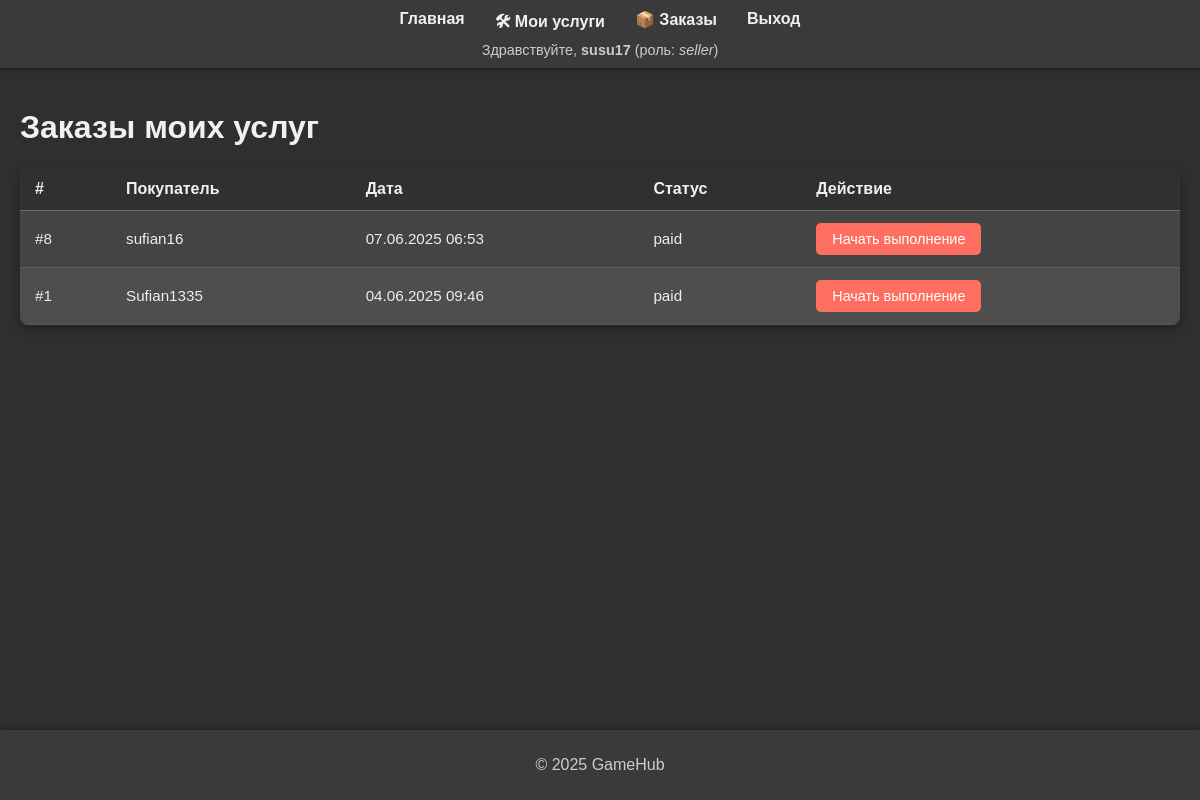
Screenshot of /seller-orders (signed in) with the database file from the repository.
### app.py (models this page shows, shortened)
class Order(db.Model):
    __tablename__ = 'orders'
    id         = db.Column(db.Integer, primary_key=True)
    buyer_id   = db.Column(db.Integer, db.ForeignKey('users.id'), nullable=False)
    items      = db.Column(db.Text, nullable=False)  # JSON-строка [{id,title,price,quantity}, …]
    status     = db.Column(db.String(20), nullable=False, default='pending')
    created_at = db.Column(db.DateTime, server_default=func.now())
    buyer = db.relationship('User', backref='orders')

class User(db.Model):
    __tablename__ = 'users'
    id            = db.Column(db.Integer, primary_key=True)
    username      = db.Column(db.String(100), nullable=False, unique=True)
    password_hash = db.Column(db.String(200), nullable=False)
    role          = db.Column(db.String(20), default='customer')

### app.py (the view)
@app.route('/seller-orders')
def seller_orders():
    if 'user_id' not in session or session.get('role') != 'seller':
        return redirect(url_for('login'))
    all_orders = Order.query.filter(Order.status != 'pending').order_by(Order.created_at.desc()).all()
    seller_id = session['user_id']
    seller_orders = []
    for order in all_orders:
        items = json.loads(order.items)
        for it in items:
            svc = Service.query.get(it.get('id'))
            if svc and svc.user_id == seller_id:
                seller_orders.append(order)
                break
    return render_template('seller_orders.html', orders=seller_orders)

### templates/seller_orders.html (shortened to what this page needs)
<!DOCTYPE html>
<html lang="ru">
	<head>
		<link
			rel="stylesheet"
			href="{{ url_for('static', filename='styles.css') }}"
		/>
	</head>
	<body>
		<header>
			<nav>
				<ul>
					<li><a href="{{ url_for('index') }}">Главная</a></li>
					 {% if session.get('role') == 'seller' %}
					<li><a href="{{ url_for('my_services') }}">🛠 Мои услуги</a></li>
					<li><a href="{{ url_for('seller_orders') }}">📦 Заказы</a></li>
					{% endif %}  {% if session.get('user_id') %}
					<li><a href="{{ url_for('logout') }}">Выход</a></li>
					{% else %}
					<li><a href="{{ url_for('login') }}">Вход</a></li>
					{% endif %}
				</ul>
			</nav>
			<div class="user-info">
				Здравствуйте, <strong>{{ session.username }}</strong> (роль:
				<em>{{ session.role }}</em>)
			</div>
		</header>
		<main>
			<h1>Заказы моих услуг</h1>
			{% if orders %}
			<table>
				<thead>
					<tr>
						<th>#</th>
						<th>Покупатель</th>
						<th>Дата</th>
						<th>Статус</th>
						<th>Действие</th>
					</tr>
				</thead>
				<tbody>
					{% for order in orders %}
					<tr>
						<td>#{{ order.id }}</td>
						<td>{{ order.buyer.username }}</td>
						<td>{{ order.created_at.strftime('%d.%m.%Y %H:%M') }}</td>
						<td>{{ order.status }}</td>
						<td>
							<form
								method="POST"
								action="{{ url_for('update_seller_order', order_id=order.id) }}"
							>
								{% if order.status == 'paid' %}
								<button name="status" value="in_progress">
									Начать выполнение
								</button>
								{% elif order.status == 'in_progress' %}
								<button name="status" value="completed">Завершить</button>
								{% else %} — {% endif %}
							</form>
						</td>
					</tr>
					{% endfor %}
				</tbody>
			</table>
			{% else %}
			<p>Нет заказов для ваших услуг.</p>
			{% endif %}
		</main>
		<footer>
			<p>&copy; 2025 GameHub</p>
		</footer>
	</body>
</html>

### static/styles.css (style rules this page uses)
html, body { height: 100%; margin: 0; padding: 0; display: flex; flex-direction: column; background-color: #2f2f2f; color: #f0f0f0; font-family: Arial, sans-serif; }
body { flex: 1; }
header { background-color: rgba(255, 255, 255, 0.05); padding: 10px 20px; box-shadow: 0 2px 4px rgba(0, 0, 0, 0.3); }
nav ul { list-style: none; margin: 0; padding: 0; display: flex; justify-content: center; flex-wrap: wrap; }
nav li { margin: 0 15px; }
nav a { text-decoration: none; color: #f0f0f0; font-weight: bold; transition: color 0.2s; }
.user-info { text-align: center; margin-top: 5px; font-size: 0.9rem; color: #ccc; }
main { padding: 20px; flex: 1; }
footer { background-color: rgba(255, 255, 255, 0.05); text-align: center; padding: 10px; box-shadow: 0 -2px 4px rgba(0, 0, 0, 0.3); color: #ccc; }
button { padding: 8px 16px; background-color: #ff6f61; color: #fff; border: none; border-radius: 5px; cursor: pointer; font-size: 0.9rem; transition: background 0.2s; }
table { width: 100%; border-collapse: collapse; background: rgba(255, 255, 255, 0.1); border-radius: 8px; overflow: hidden; box-shadow: 0 4px 10px rgba(0, 0, 0, 0.3); }
th, td { padding: 12px 15px; text-align: left; }
thead { background-color: rgba(0, 0, 0, 0.3); }
thead th { color: #f0f0f0; font-size: 1rem; border-bottom: 1px solid rgba(255, 255, 255, 0.2); }
tbody tr { border-bottom: 1px solid rgba(255, 255, 255, 0.1); transition: background 0.2s; }
tbody tr:nth-child(even) { background-color: rgba(255, 255, 255, 0.05); }
td { color: #eee; font-size: 0.95rem; }

### rows the page displays
Order: id "8", buyer.username "sufian16", created_at "07.06.2025 06:53", status "paid", shows "Начать выполнение"
Order: id "1", buyer.username "Sufian1335", created_at "04.06.2025 09:46", status "paid", shows "Начать выполнение"

### other values shown
{{ session.username }} "susu17"
{{ session.role }} "seller"
